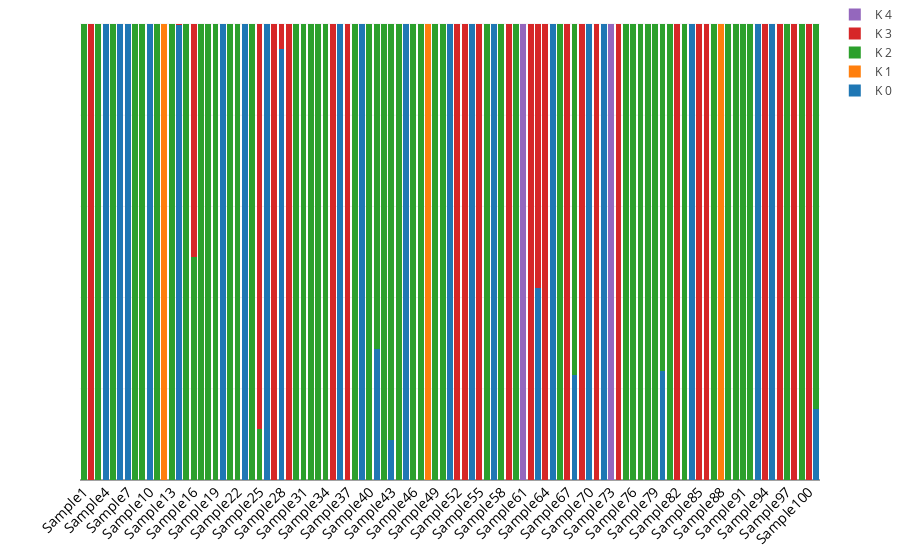

Here is the notebook cell this chart was saved with:
### Markdown cell above
### Customizing axis labels

Let's start with the labels on the axis. We'll remove the ticks from the y-axis labels and customize the individual names a bit. As you can see, this can be easily done by modifying the `Layout()` object.

### Code cell
data = []

for k, ar in enumerate(qvals_transposed):
    
    current_bar = go.Bar(
        x = individuals,
        y = ar,
        name = "K {}".format(k)
    )
    
    data.append(current_bar)
    
layout = go.Layout(
    barmode='stack',
    margin={"t":0},
    # Disable labels form y-axis ticks
    yaxis={
        "showticklabels":False
    },
    # Set the rotation and font of the x-axis ticks
    xaxis={
        "tickangle":-45,
        "tickfont": dict(size=14,
                        color="black")
    }
)


fig = go.Figure(data=data, layout=layout)

iplot(fig)

### Figure 1 — Plotly figure (JSON) as saved in the notebook; plotly's stock layout.template omitted (floating-point values rounded to 4 significant figures)
{"data": [{"name": "K 0", "type": "bar", "x": ["Sample1", "Sample2", "Sample3", "Sample4", "Sample5", "Sample6", "Sample7", "Sample8", "Sample9", "Sample10", "Sample11", "Sample12", "Sample13", "Sample14", "Sample15", "Sample16", "Sample17", "Sample18", "Sample19", "Sample20", "Sample21", "Sample22", "Sample23", "Sample24", "Sample25", "Sample26", "Sample27", "Sample28", "Sample29", "Sample30", "Sample31", "Sample32", "Sample33", "Sample34", "Sample35", "Sample36", "Sample37", "Sample38", "Sample39", "Sample40", "Sample41", "Sample42", "Sample43", "Sample44", "Sample45", "Sample46", "Sample47", "Sample48", "Sample49", "Sample50", "Sample51", "Sample52", "Sample53", "Sample54", "Sample55", "Sample56", "Sample57", "Sample58", "Sample59", "Sample60", "Sample61", "Sample62", "Sample63", "Sample64", "Sample65", "Sample66", "Sample67", "Sample68", "Sample69", "Sample70", "Sample71", "Sample72", "Sample73", "Sample74", "Sample75", "Sample76", "Sample77", "Sample78", "Sample79", "Sample80", "Sample81", "Sample82", "Sample83", "Sample84", "Sample85", "Sample86", "Sample87", "Sample88", "Sample89", "Sample90", "Sample91", "Sample92", "Sample93", "Sample94", "Sample95", "Sample96", "Sample97", "Sample98", "Sample99", "Sample100", "Sample101"], "y": [7.1e-05, 8.6e-05, 8.7e-05, 0.9996, 0.000148, 0.9995, 0.9996, 0.000174, 7.7e-05, 0.9996, 0.000118, 0.000284, 0.000141, 0.9978, 8e-05, 8.6e-05, 8.6e-05, 8.3e-05, 8.7e-05, 0.9996, 0.000102, 8.8e-05, 0.9994, 7.7e-05, 6.9e-05, 0.9996, 7.4e-05, 0.946, 9.1e-05, 0.000114, 7.8e-05, 7.4e-05, 0.000148, 0.000104, 7.2e-05, 0.9996, 8e-05, 6.9e-05, 0.9996, 9e-05, 0.2878, 8.8e-05, 0.08863, 7.7e-05, 0.9996, 0.000315, 8.7e-05, 0.000358, 0.000343, 0.000205, 0.9997, 9.1e-05, 7.1e-05, 0.9994, 0.000102, 9.1e-05, 0.9994, 0.000111, 0.000104, 7.6e-05, 0.000136, 9.3e-05, 0.4201, 9.4e-05, 0.9995, 0.000142, 0.000159, 0.2297, 0.00011, 0.9994, 0.000107, 0.9997, 0.000157, 9.6e-05, 0.0001, 9.8e-05, 7.7e-05, 7.2e-05, 0.000105, 0.2399, 0.000131, 9.2e-05, 0.000116, 0.9997, 7.2e-05, 8.8e-05, 7.4e-05, 0.000336, 7.1e-05, 7.7e-05, 0.000289, 8.3e-05, 0.9994, 0.000128, 0.9996, 0.000114, 9.9e-05, 0.000129, 0.000103, 9.7e-05, 0.1555]}, {"name": "K 1", "type": "bar", "x": ["Sample1", "Sample2", "Sample3", "Sample4", "Sample5", "Sample6", "Sample7", "Sample8", "Sample9", "Sample10", "Sample11", "Sample12", "Sample13", "Sample14", "Sample15", "Sample16", "Sample17", "Sample18", "Sample19", "Sample20", "Sample21", "Sample22", "Sample23", "Sample24", "Sample25", "Sample26", "Sample27", "Sample28", "Sample29", "Sample30", "Sample31", "Sample32", "Sample33", "Sample34", "Sample35", "Sample36", "Sample37", "Sample38", "Sample39", "Sample40", "Sample41", "Sample42", "Sample43", "Sample44", "Sample45", "Sample46", "Sample47", "Sample48", "Sample49", "Sample50", "Sample51", "Sample52", "Sample53", "Sample54", "Sample55", "Sample56", "Sample57", "Sample58", "Sample59", "Sample60", "Sample61", "Sample62", "Sample63", "Sample64", "Sample65", "Sample66", "Sample67", "Sample68", "Sample69", "Sample70", "Sample71", "Sample72", "Sample73", "Sample74", "Sample75", "Sample76", "Sample77", "Sample78", "Sample79", "Sample80", "Sample81", "Sample82", "Sample83", "Sample84", "Sample85", "Sample86", "Sample87", "Sample88", "Sample89", "Sample90", "Sample91", "Sample92", "Sample93", "Sample94", "Sample95", "Sample96", "Sample97", "Sample98", "Sample99", "Sample100", "Sample101"], "y": [7.1e-05, 8.5e-05, 8.6e-05, 9.7e-05, 0.000147, 0.000124, 0.000108, 0.000172, 7.6e-05, 0.000109, 0.000117, 0.9989, 0.00014, 0.000551, 7.9e-05, 8.6e-05, 8.6e-05, 8.2e-05, 8.6e-05, 0.000103, 0.000101, 8.7e-05, 0.000153, 7.6e-05, 6.9e-05, 9.3e-05, 7.3e-05, 9.2e-05, 9e-05, 0.000114, 7.8e-05, 7.4e-05, 0.000146, 0.000104, 7.2e-05, 9.1e-05, 7.9e-05, 6.9e-05, 9.1e-05, 9e-05, 7.8e-05, 8.8e-05, 9.3e-05, 7.7e-05, 9.7e-05, 0.000313, 8.7e-05, 0.9986, 0.000341, 0.000204, 8.6e-05, 9e-05, 7.1e-05, 0.000144, 0.000102, 9.1e-05, 0.000151, 0.00011, 0.000104, 7.4e-05, 0.000135, 9.2e-05, 7e-05, 9.3e-05, 0.000119, 0.000141, 0.000158, 9.5e-05, 0.000108, 0.000147, 0.000106, 7.8e-05, 0.000156, 9.5e-05, 9.9e-05, 9.8e-05, 7.7e-05, 7.2e-05, 0.000105, 0.000101, 0.00013, 9.2e-05, 0.000115, 8.5e-05, 7.2e-05, 8.8e-05, 7.5e-05, 0.9987, 7.2e-05, 7.5e-05, 0.000287, 8.3e-05, 0.000142, 0.000127, 9.8e-05, 0.000113, 9.8e-05, 0.000128, 0.000102, 9.6e-05, 8.9e-05]}, {"name": "K 2", "type": "bar", "x": ["Sample1", "Sample2", "Sample3", "Sample4", "Sample5", "Sample6", "Sample7", "Sample8", "Sample9", "Sample10", "Sample11", "Sample12", "Sample13", "Sample14", "Sample15", "Sample16", "Sample17", "Sample18", "Sample19", "Sample20", "Sample21", "Sample22", "Sample23", "Sample24", "Sample25", "Sample26", "Sample27", "Sample28", "Sample29", "Sample30", "Sample31", "Sample32", "Sample33", "Sample34", "Sample35", "Sample36", "Sample37", "Sample38", "Sample39", "Sample40", "Sample41", "Sample42", "Sample43", "Sample44", "Sample45", "Sample46", "Sample47", "Sample48", "Sample49", "Sample50", "Sample51", "Sample52", "Sample53", "Sample54", "Sample55", "Sample56", "Sample57", "Sample58", "Sample59", "Sample60", "Sample61", "Sample62", "Sample63", "Sample64", "Sample65", "Sample66", "Sample67", "Sample68", "Sample69", "Sample70", "Sample71", "Sample72", "Sample73", "Sample74", "Sample75", "Sample76", "Sample77", "Sample78", "Sample79", "Sample80", "Sample81", "Sample82", "Sample83", "Sample84", "Sample85", "Sample86", "Sample87", "Sample88", "Sample89", "Sample90", "Sample91", "Sample92", "Sample93", "Sample94", "Sample95", "Sample96", "Sample97", "Sample98", "Sample99", "Sample100", "Sample101"], "y": [0.9997, 8.6e-05, 0.9997, 9.8e-05, 0.9994, 0.000124, 0.000109, 0.9993, 0.9997, 0.000109, 0.9995, 0.000284, 0.9994, 0.000554, 0.9997, 0.4891, 0.9997, 0.9997, 0.9997, 0.000103, 0.9996, 0.9996, 0.000154, 0.9997, 0.1115, 9.4e-05, 7.4e-05, 9.3e-05, 9.1e-05, 0.9995, 0.9997, 0.9997, 0.9994, 0.9996, 7.2e-05, 9.1e-05, 8e-05, 0.9997, 9.2e-05, 0.9996, 0.712, 0.9996, 0.9111, 0.9997, 9.8e-05, 0.9987, 0.9997, 0.000358, 0.9986, 0.9992, 8.6e-05, 9.1e-05, 7.1e-05, 0.000145, 0.000102, 0.9996, 0.000152, 0.9996, 0.000104, 0.9997, 0.000136, 9.3e-05, 7e-05, 9.4e-05, 0.00012, 0.9994, 0.000159, 0.77, 0.000108, 0.000148, 0.000107, 7.8e-05, 0.000157, 9.5e-05, 0.9996, 0.9996, 0.9997, 0.9997, 0.9996, 0.7598, 0.9995, 9.2e-05, 0.9995, 8.6e-05, 7.2e-05, 8.8e-05, 0.9997, 0.000336, 0.9997, 0.9997, 0.9988, 0.9997, 0.000143, 0.000128, 9.9e-05, 0.000114, 0.9996, 0.000129, 0.9996, 9.7e-05, 0.8442]}, {"name": "K 3", "type": "bar", "x": ["Sample1", "Sample2", "Sample3", "Sample4", "Sample5", "Sample6", "Sample7", "Sample8", "Sample9", "Sample10", "Sample11", "Sample12", "Sample13", "Sample14", "Sample15", "Sample16", "Sample17", "Sample18", "Sample19", "Sample20", "Sample21", "Sample22", "Sample23", "Sample24", "Sample25", "Sample26", "Sample27", "Sample28", "Sample29", "Sample30", "Sample31", "Sample32", "Sample33", "Sample34", "Sample35", "Sample36", "Sample37", "Sample38", "Sample39", "Sample40", "Sample41", "Sample42", "Sample43", "Sample44", "Sample45", "Sample46", "Sample47", "Sample48", "Sample49", "Sample50", "Sample51", "Sample52", "Sample53", "Sample54", "Sample55", "Sample56", "Sample57", "Sample58", "Sample59", "Sample60", "Sample61", "Sample62", "Sample63", "Sample64", "Sample65", "Sample66", "Sample67", "Sample68", "Sample69", "Sample70", "Sample71", "Sample72", "Sample73", "Sample74", "Sample75", "Sample76", "Sample77", "Sample78", "Sample79", "Sample80", "Sample81", "Sample82", "Sample83", "Sample84", "Sample85", "Sample86", "Sample87", "Sample88", "Sample89", "Sample90", "Sample91", "Sample92", "Sample93", "Sample94", "Sample95", "Sample96", "Sample97", "Sample98", "Sample99", "Sample100", "Sample101"], "y": [7.1e-05, 0.9997, 8.7e-05, 9.7e-05, 0.000147, 0.000124, 0.000109, 0.000173, 7.7e-05, 0.000109, 0.000118, 0.000283, 0.000141, 0.000553, 7.9e-05, 0.5106, 8.6e-05, 8.4e-05, 8.7e-05, 0.000103, 0.000102, 8.8e-05, 0.000153, 7.7e-05, 0.8883, 9.4e-05, 0.9997, 0.05373, 0.9996, 0.000114, 7.9e-05, 7.5e-05, 0.000147, 0.000104, 0.9997, 9.1e-05, 0.9997, 6.9e-05, 9.2e-05, 9e-05, 7.9e-05, 8.8e-05, 9.3e-05, 7.7e-05, 9.8e-05, 0.000314, 8.7e-05, 0.000357, 0.000343, 0.000205, 8.6e-05, 0.9996, 0.9997, 0.000145, 0.9996, 9.1e-05, 0.000152, 0.000111, 0.9996, 7.8e-05, 0.000136, 0.9996, 0.5797, 0.9996, 0.000119, 0.000141, 0.9994, 9.5e-05, 0.9996, 0.000148, 0.9996, 7.8e-05, 0.000157, 0.9996, 0.0001, 9.8e-05, 7.7e-05, 7.2e-05, 0.000105, 0.000101, 0.000131, 0.9996, 0.000116, 8.6e-05, 0.9997, 0.9996, 7.5e-05, 0.000335, 7.3e-05, 7.5e-05, 0.000289, 8.4e-05, 0.000143, 0.9995, 9.9e-05, 0.9995, 9.9e-05, 0.9995, 0.000102, 0.9996, 9e-05]}, {"name": "K 4", "type": "bar", "x": ["Sample1", "Sample2", "Sample3", "Sample4", "Sample5", "Sample6", "Sample7", "Sample8", "Sample9", "Sample10", "Sample11", "Sample12", "Sample13", "Sample14", "Sample15", "Sample16", "Sample17", "Sample18", "Sample19", "Sample20", "Sample21", "Sample22", "Sample23", "Sample24", "Sample25", "Sample26", "Sample27", "Sample28", "Sample29", "Sample30", "Sample31", "Sample32", "Sample33", "Sample34", "Sample35", "Sample36", "Sample37", "Sample38", "Sample39", "Sample40", "Sample41", "Sample42", "Sample43", "Sample44", "Sample45", "Sample46", "Sample47", "Sample48", "Sample49", "Sample50", "Sample51", "Sample52", "Sample53", "Sample54", "Sample55", "Sample56", "Sample57", "Sample58", "Sample59", "Sample60", "Sample61", "Sample62", "Sample63", "Sample64", "Sample65", "Sample66", "Sample67", "Sample68", "Sample69", "Sample70", "Sample71", "Sample72", "Sample73", "Sample74", "Sample75", "Sample76", "Sample77", "Sample78", "Sample79", "Sample80", "Sample81", "Sample82", "Sample83", "Sample84", "Sample85", "Sample86", "Sample87", "Sample88", "Sample89", "Sample90", "Sample91", "Sample92", "Sample93", "Sample94", "Sample95", "Sample96", "Sample97", "Sample98", "Sample99", "Sample100", "Sample101"], "y": [7.1e-05, 8.5e-05, 8.6e-05, 9.7e-05, 0.000147, 0.000124, 0.000108, 0.000173, 7.7e-05, 0.000109, 0.000117, 0.000282, 0.000141, 0.000551, 7.9e-05, 8.6e-05, 8.6e-05, 8.2e-05, 8.7e-05, 0.000103, 0.000101, 8.8e-05, 0.000153, 7.6e-05, 6.9e-05, 9.4e-05, 7.3e-05, 9.2e-05, 9e-05, 0.000114, 7.8e-05, 7.4e-05, 0.000147, 0.000104, 7.2e-05, 9.1e-05, 7.9e-05, 6.9e-05, 9.1e-05, 9e-05, 7.8e-05, 8.8e-05, 9.3e-05, 7.7e-05, 9.7e-05, 0.000313, 8.7e-05, 0.000356, 0.000341, 0.000204, 8.6e-05, 9.1e-05, 7.1e-05, 0.000144, 0.000102, 9.1e-05, 0.000152, 0.000111, 0.000104, 7.4e-05, 0.9995, 9.3e-05, 7e-05, 9.3e-05, 0.000119, 0.000141, 0.000158, 9.5e-05, 0.000108, 0.000148, 0.000107, 7.8e-05, 0.9994, 9.5e-05, 9.9e-05, 9.8e-05, 7.7e-05, 7.2e-05, 0.000105, 0.000101, 0.00013, 9.2e-05, 0.000115, 8.5e-05, 7.2e-05, 8.8e-05, 7.5e-05, 0.000334, 7.2e-05, 7.5e-05, 0.000288, 8.3e-05, 0.000142, 0.000127, 9.8e-05, 0.000113, 9.8e-05, 0.000128, 0.000102, 9.7e-05, 8.9e-05]}], "layout": {"barmode": "stack", "margin": {"t": 0}, "xaxis": {"tickangle": -45, "tickfont": {"color": "black", "size": 14}}, "yaxis": {"showticklabels": false}}}
